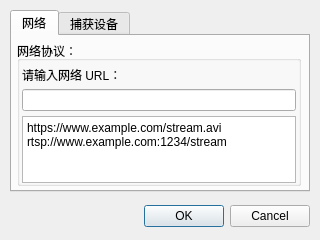
<?xml version="1.0" encoding="UTF-8"?>
<ui version="4.0">
 <class>OpenMediaDialog</class>
 <widget class="QDialog" name="OpenMediaDialog">
  <property name="geometry">
   <rect>
    <x>0</x>
    <y>0</y>
    <width>320</width>
    <height>240</height>
   </rect>
  </property>
  <property name="windowTitle">
   <string>Dialog</string>
  </property>
  <widget class="QDialogButtonBox" name="buttonBox">
   <property name="geometry">
    <rect>
     <x>10</x>
     <y>200</y>
     <width>300</width>
     <height>32</height>
    </rect>
   </property>
   <property name="orientation">
    <enum>Qt::Orientation::Horizontal</enum>
   </property>
   <property name="standardButtons">
    <set>QDialogButtonBox::StandardButton::Cancel|QDialogButtonBox::StandardButton::Ok</set>
   </property>
  </widget>
  <widget class="QTabWidget" name="tabWidget">
   <property name="geometry">
    <rect>
     <x>10</x>
     <y>10</y>
     <width>300</width>
     <height>182</height>
    </rect>
   </property>
   <property name="currentIndex">
    <number>0</number>
   </property>
   <widget class="QWidget" name="networkStreamTab">
    <attribute name="title">
     <string>网络</string>
    </attribute>
    <widget class="QGroupBox" name="networkStreamGroupBox">
     <property name="geometry">
      <rect>
       <x>5</x>
       <y>5</y>
       <width>284</width>
       <height>145</height>
      </rect>
     </property>
     <property name="title">
      <string>网络协议：</string>
     </property>
     <widget class="QWidget" name="streamingLayoutWidget">
      <property name="geometry">
       <rect>
        <x>0</x>
        <y>20</y>
        <width>284</width>
        <height>127</height>
       </rect>
      </property>
      <layout class="QVBoxLayout" name="networkStreamLayout">
       <property name="spacing">
        <number>5</number>
       </property>
       <property name="leftMargin">
        <number>5</number>
       </property>
       <property name="topMargin">
        <number>5</number>
       </property>
       <property name="rightMargin">
        <number>5</number>
       </property>
       <property name="bottomMargin">
        <number>5</number>
       </property>
       <item>
        <widget class="QLabel" name="urlLabel">
         <property name="text">
          <string>请输入网络 URL：</string>
         </property>
        </widget>
       </item>
       <item>
        <widget class="QLineEdit" name="urlLineEdit"/>
       </item>
       <item>
        <widget class="QTextBrowser" name="urlTextBrowser">
         <property name="html">
          <string>&lt;!DOCTYPE HTML PUBLIC &quot;-//W3C//DTD HTML 4.0//EN&quot; &quot;http://www.w3.org/TR/REC-html40/strict.dtd&quot;&gt;
&lt;html&gt;&lt;head&gt;&lt;meta name=&quot;qrichtext&quot; content=&quot;1&quot; /&gt;&lt;meta charset=&quot;utf-8&quot; /&gt;&lt;style type=&quot;text/css&quot;&gt;
p, li { white-space: pre-wrap; }
hr { height: 1px; border-width: 0; }
li.unchecked::marker { content: &quot;\2610&quot;; }
li.checked::marker { content: &quot;\2612&quot;; }
&lt;/style&gt;&lt;/head&gt;&lt;body style=&quot; font-family:'Microsoft YaHei UI'; font-size:9pt; font-weight:400; font-style:normal;&quot;&gt;
&lt;p style=&quot; margin-top:0px; margin-bottom:0px; margin-left:0px; margin-right:0px; -qt-block-indent:0; text-indent:0px;&quot;&gt;https://www.example.com/stream.avi&lt;/p&gt;
&lt;p style=&quot; margin-top:0px; margin-bottom:0px; margin-left:0px; margin-right:0px; -qt-block-indent:0; text-indent:0px;&quot;&gt;rtsp://www.example.com:1234/stream&lt;/p&gt;&lt;/body&gt;&lt;/html&gt;</string>
         </property>
        </widget>
       </item>
      </layout>
     </widget>
    </widget>
   </widget>
   <widget class="QWidget" name="captureDeviceTab">
    <attribute name="title">
     <string>捕获设备</string>
    </attribute>
    <widget class="QWidget" name="deviceLayoutWidget">
     <property name="geometry">
      <rect>
       <x>5</x>
       <y>5</y>
       <width>284</width>
       <height>145</height>
      </rect>
     </property>
     <layout class="QVBoxLayout" name="captureDeviceLayout" stretch="1,3,2">
      <property name="spacing">
       <number>0</number>
      </property>
      <item>
       <layout class="QHBoxLayout" name="horizontalLayout">
        <property name="spacing">
         <number>0</number>
        </property>
        <item>
         <widget class="QLabel" name="captureDeviceModeLabel">
          <property name="text">
           <string>捕获模式</string>
          </property>
         </widget>
        </item>
        <item>
         <widget class="QComboBox" name="captureDeviceModeComboBox">
          <item>
           <property name="text">
            <string>DirectShow</string>
           </property>
          </item>
         </widget>
        </item>
       </layout>
      </item>
      <item>
       <widget class="QGroupBox" name="captureDeviceGroupBox">
        <property name="title">
         <string>设备选择</string>
        </property>
        <widget class="QWidget" name="gridLayoutWidget">
         <property name="geometry">
          <rect>
           <x>0</x>
           <y>20</y>
           <width>282</width>
           <height>50</height>
          </rect>
         </property>
         <layout class="QGridLayout" name="gridLayout">
          <property name="spacing">
           <number>0</number>
          </property>
          <item row="0" column="0">
           <widget class="QLabel" name="videoLabel">
            <property name="text">
             <string>视频设备名称</string>
            </property>
           </widget>
          </item>
          <item row="1" column="0">
           <widget class="QLabel" name="audioLabel">
            <property name="text">
             <string>音频设备名称</string>
            </property>
           </widget>
          </item>
          <item row="0" column="1">
           <widget class="QComboBox" name="videoComboBox"/>
          </item>
          <item row="1" column="1">
           <widget class="QComboBox" name="audioComboBox"/>
          </item>
         </layout>
        </widget>
       </widget>
      </item>
      <item>
       <widget class="QGroupBox" name="optionGroupBox">
        <property name="title">
         <string>选项</string>
        </property>
        <widget class="QWidget" name="optionLayoutWidget">
         <property name="geometry">
          <rect>
           <x>0</x>
           <y>20</y>
           <width>282</width>
           <height>23</height>
          </rect>
         </property>
         <layout class="QHBoxLayout" name="optionLayout">
          <property name="spacing">
           <number>0</number>
          </property>
          <item>
           <widget class="QLabel" name="videoSizeLabel">
            <property name="text">
             <string>视频大小</string>
            </property>
           </widget>
          </item>
          <item>
           <widget class="QComboBox" name="videoSizeComboBox"/>
          </item>
         </layout>
        </widget>
       </widget>
      </item>
     </layout>
    </widget>
   </widget>
  </widget>
 </widget>
 <resources/>
 <connections/>
</ui>
